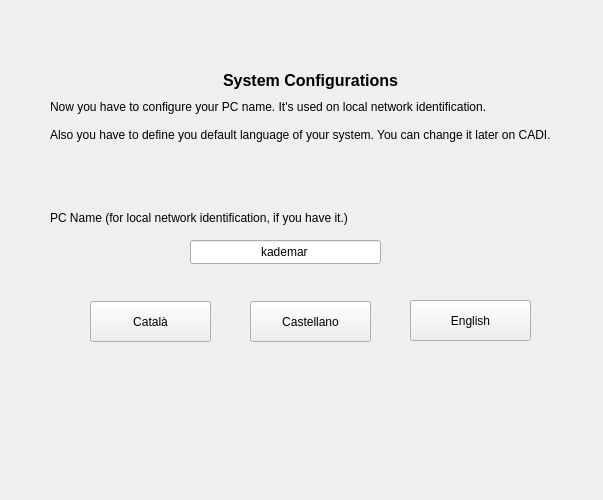
   <widget class="QWidget" name="p_sistema">
    <widget class="QLineEdit" name="t_pc">
     <property name="geometry">
      <rect>
       <x>190</x>
       <y>240</y>
       <width>191</width>
       <height>24</height>
      </rect>
     </property>
     <property name="inputMask">
      <string/>
     </property>
     <property name="text">
      <string>kademar</string>
     </property>
     <property name="alignment">
      <set>Qt::AlignCenter</set>
     </property>
    </widget>
    <widget class="QLabel" name="label_27">
     <property name="geometry">
      <rect>
       <x>50</x>
       <y>100</y>
       <width>511</width>
       <height>91</height>
      </rect>
     </property>
     <property name="text">
      <string>Now you have to configure your PC name. It's used on local network identification.

Also you have to define you default language of your system. You can change it later on CADI.</string>
     </property>
     <property name="alignment">
      <set>Qt::AlignLeading|Qt::AlignLeft|Qt::AlignTop</set>
     </property>
     <property name="wordWrap">
      <bool>true</bool>
     </property>
    </widget>
    <widget class="QPushButton" name="b_cat">
     <property name="geometry">
      <rect>
       <x>90</x>
       <y>301</y>
       <width>121</width>
       <height>41</height>
      </rect>
     </property>
     <property name="text">
      <string>Català</string>
     </property>
     <property name="icon">
      <iconset>
       <normaloff>../../../../../usr/share/kademar/utils/instalador/img/cat.png</normaloff>../../../../../usr/share/kademar/utils/instalador/img/cat.png</iconset>
     </property>
     <property name="iconSize">
      <size>
       <width>22</width>
       <height>22</height>
      </size>
     </property>
     <property name="checkable">
      <bool>true</bool>
     </property>
    </widget>
    <widget class="QLabel" name="l_pc">
     <property name="geometry">
      <rect>
       <x>50</x>
       <y>210</y>
       <width>441</width>
       <height>16</height>
      </rect>
     </property>
     <property name="text">
      <string>PC Name (for local network identification, if you have it.)</string>
     </property>
    </widget>
    <widget class="QLabel" name="l_titol_3">
     <property name="geometry">
      <rect>
       <x>30</x>
       <y>70</y>
       <width>561</width>
       <height>20</height>
      </rect>
     </property>
     <property name="font">
      <font>
       <pointsize>12</pointsize>
       <weight>75</weight>
       <bold>true</bold>
      </font>
     </property>
     <property name="text">
      <string>System Configurations</string>
     </property>
     <property name="alignment">
      <set>Qt::AlignCenter</set>
     </property>
    </widget>
    <widget class="QPushButton" name="b_eng">
     <property name="geometry">
      <rect>
       <x>410</x>
       <y>300</y>
       <width>121</width>
       <height>41</height>
      </rect>
     </property>
     <property name="text">
      <string>English</string>
     </property>
     <property name="icon">
      <iconset>
       <normaloff>../../../../../usr/share/kademar/utils/instalador/img/eng.png</normaloff>../../../../../usr/share/kademar/utils/instalador/img/eng.png</iconset>
     </property>
     <property name="iconSize">
      <size>
       <width>22</width>
       <height>22</height>
      </size>
     </property>
     <property name="checkable">
      <bool>true</bool>
     </property>
    </widget>
    <widget class="QPushButton" name="b_esp">
     <property name="geometry">
      <rect>
       <x>250</x>
       <y>301</y>
       <width>121</width>
       <height>41</height>
      </rect>
     </property>
     <property name="text">
      <string>Castellano</string>
     </property>
     <property name="icon">
      <iconset>
       <normaloff>../../../../../usr/share/kademar/utils/instalador/img/esp.png</normaloff>../../../../../usr/share/kademar/utils/instalador/img/esp.png</iconset>
     </property>
     <property name="iconSize">
      <size>
       <width>22</width>
       <height>22</height>
      </size>
     </property>
     <property name="checkable">
      <bool>true</bool>
     </property>
    </widget>
    <widget class="QLabel" name="l_bandera">
     <property name="geometry">
      <rect>
       <x>250</x>
       <y>370</y>
       <width>121</width>
       <height>121</height>
      </rect>
     </property>
     <property name="text">
      <string/>
     </property>
     <property name="pixmap">
      <pixmap>../../../../../usr/share/kademar/utils/instalador/img/cat.png</pixmap>
     </property>
     <property name="scaledContents">
      <bool>true</bool>
     </property>
    </widget>
    <widget class="QLabel" name="label_5">
     <property name="geometry">
      <rect>
       <x>530</x>
       <y>20</y>
       <width>64</width>
       <height>64</height>
      </rect>
     </property>
     <property name="text">
      <string/>
     </property>
     <property name="pixmap">
      <pixmap>../../../../../usr/share/kademar/utils/instalador/img/system.png</pixmap>
     </property>
    </widget>
   </widget>
